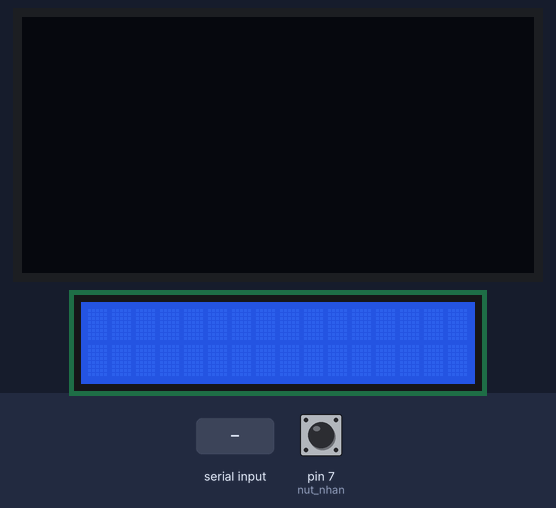
Bench run of a sketch on a simulated Arduino Uno, built with avr-gcc and run on an emulated ATmega328P. Parts: 128×64 one-colour display, 16×2 character LCD. The test bench sets the inputs (shaded band); at power-on: pin 7 (nut_nhan) HIGH. What the sketch prints to the serial monitor is not drawn.

Above: at 1.5 s.
1.6 s: "LCD" received over Serial
At 3.1 s:
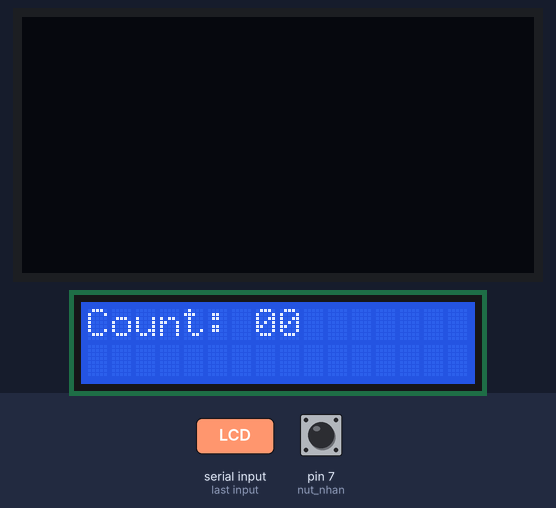
4.1 s: "OLED" received over Serial
At 6.0 s:
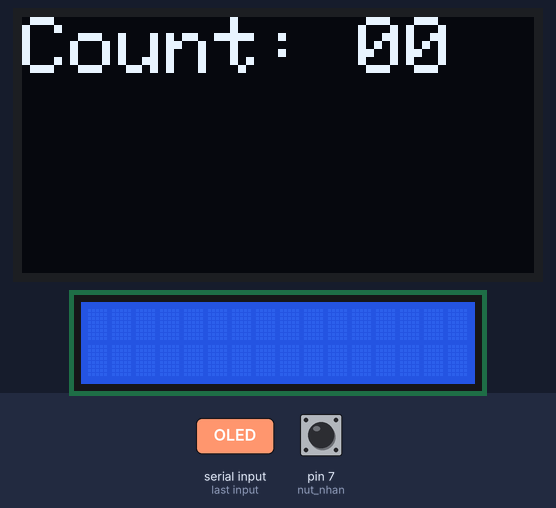
6.6 s: "LCD" received over Serial
At 8.0 s:
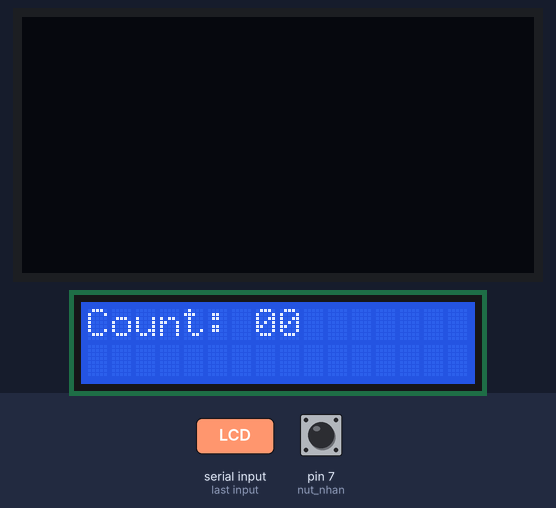
9.1 s: "OLED" received over Serial
At 11.0 s:
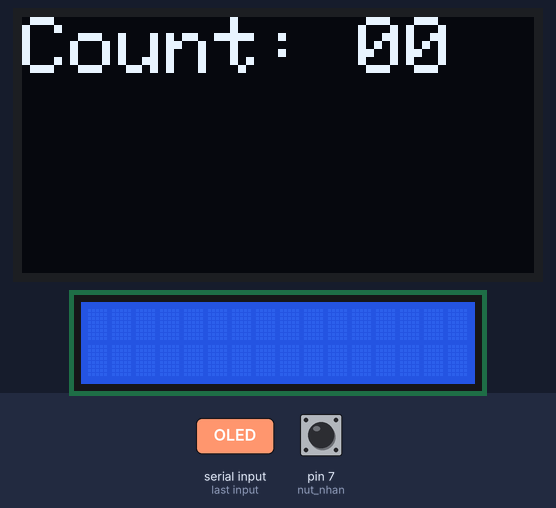
Timing chart, 0 to 12.5 s (numbered marks = the images above; inputs shaded):
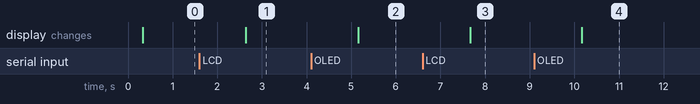

Measured:
- after the input at 1.6 s, the display: changes after 1.0 s (image 1)
- after the input at 4.1 s, the display: first changes after 1.1 s (image 2 shows a later state)
- after the input at 6.6 s, the display: changes after 1.1 s (image 3)
- after the input at 9.1 s, the display: first changes after 1.1 s (image 4 shows a later state)

The sketch:

Y_u_c_u_g_i_t__Serial_Monitor.ino
```cpp
#include <LiquidCrystal.h>
#include <Wire.h>
#include <Adafruit_GFX.h>
#include <Adafruit_SSD1306.h>
const int RS = 11, EN = 12, D4 = 2, D5 = 3, D6 = 4, D7 = 5;
LiquidCrystal lcd(RS, EN, D4, D5, D6, D7);
#define SCREEN_WIDTH 128
#define SCREEN_HEIGHT 64

Adafruit_SSD1306 oled(SCREEN_WIDTH, SCREEN_HEIGHT, &Wire, -1);

int nut_nhan = 7;
int Lcd = 0;
int Oled = 0;
int count = 0;
String data ="";


void strings(){
   if (Serial.available() > 0) {
    delay(10);
      data = Serial.readString();
      Serial.println(data);
   if (data.indexOf("LCD") >= 0) {
     data = "";
     Lcd = 1;  // ON
     Oled = 0;  // OFF
     Serial.print("LCD: ");
     Serial.print(count);
  }
   if (data.indexOf("OLED") >= 0) {
     data = "";
     Lcd = 0;  // OFF
     Oled = 1;  // ON
     Serial.print("OLED: ");
     Serial.print(count);
  }
    data="";
  }
}


void setup()
{
  pinMode(nut_nhan,INPUT_PULLUP);
  Serial.begin(9600);
  if (!oled.begin(SSD1306_SWITCHCAPVCC, 0x3C)) {
    Serial.println(F("Khong the ket noi"));
    while (true);
  }
  delay(200);

  lcd.begin(16, 2);
  lcd.clear();

  oled.setTextSize(2);
  oled.setTextColor(WHITE);
  oled.clearDisplay();
  oled.display();

}


void loop()
{
     int a = digitalRead(nut_nhan);
    if(a == 0 && nut_nhan <99)
      {
        delay(10);
        while(a == 0) {}
          count++;
          Serial.println(count);
         lcd.clear();

        oled.clearDisplay();
        oled.display();
       }

  strings();

  if(Lcd == 1 && Oled == 0)
      {
        lcd.setCursor(0, 0);
        lcd.print("Count: ");
        lcd.print(count/10);
        lcd.print(count%10);

        oled.clearDisplay();
        oled.display();
      }
  if(Lcd == 0 && Oled == 1)
      {
        oled.setCursor(0,0);
        oled.print("Count: ");
        oled.print(count/10);
        oled.print(count%10);
        oled.display();

        lcd.clear();
      }
}
```
